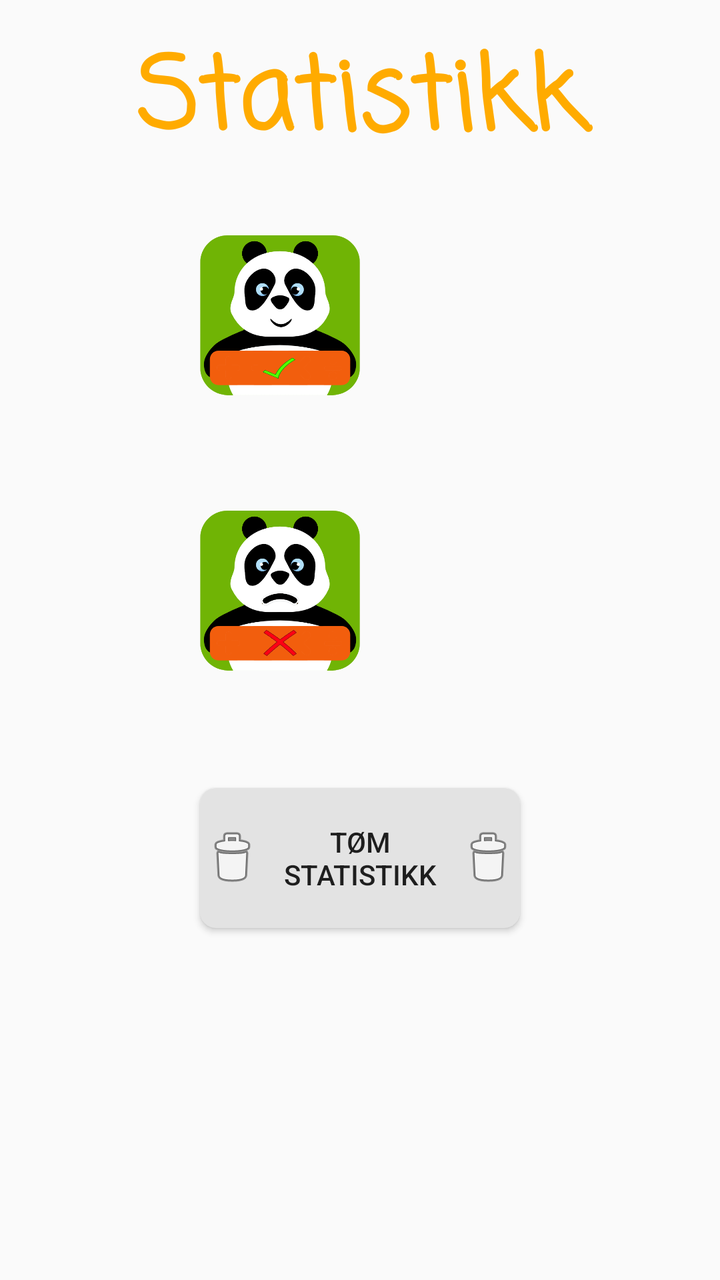
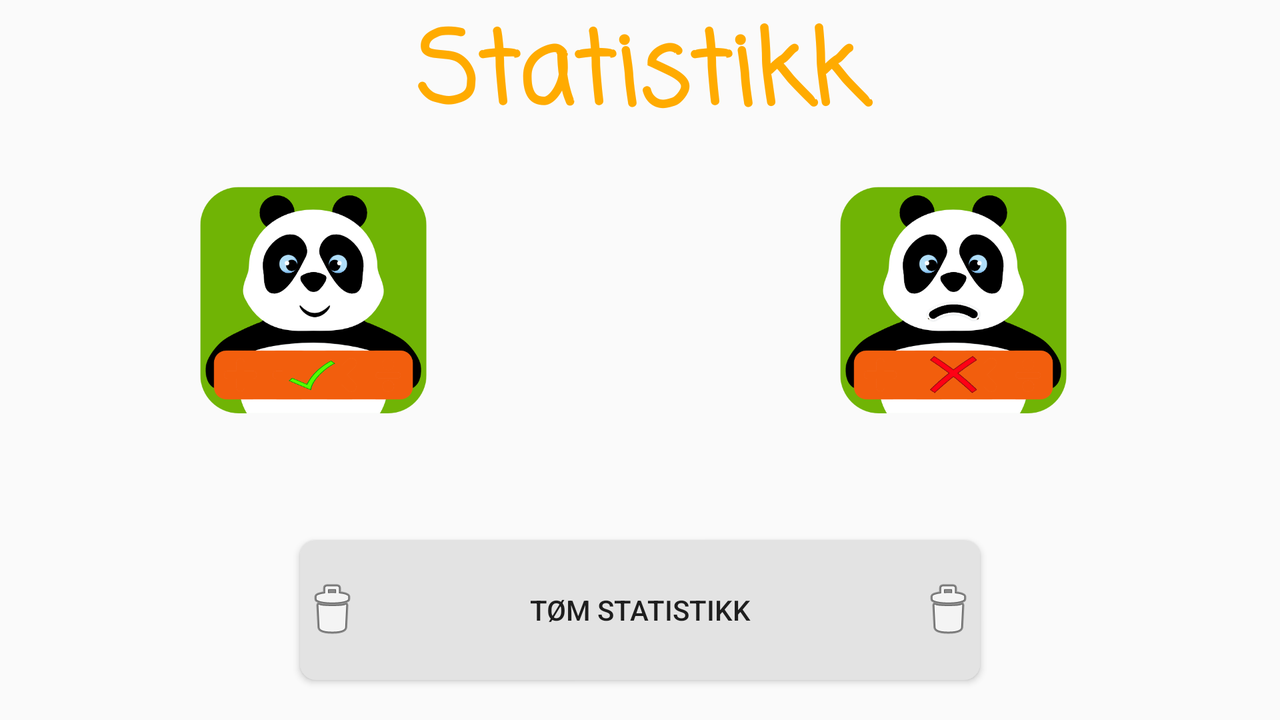

Compare how this app lays out the same screen by default and in its alternative resource folder. The renders come first, then the two layout files and the values they reference.
<!-- AndroidManifest.xml: application theme AppTheme -->
<!-- res/layout/activity_statistikk.xml -->
<?xml version="1.0" encoding="utf-8"?>
<LinearLayout xmlns:android="http://schemas.android.com/apk/res/android"
    xmlns:app="http://schemas.android.com/apk/res-auto"
    android:layout_width="match_parent"
    android:layout_height="match_parent"
    android:orientation="vertical"
    android:background="@drawable/bakgrunn"
    android:weightSum="9"
    android:layout_alignParentBottom="true"
    android:baselineAligned="false">



    <TextView
        android:id="@+id/statTxt"
        android:layout_width="match_parent"
        android:layout_height="0dp"
        android:textColor="#FFAB00"
        android:fontFamily="casual"
        android:layout_marginTop="20dp"
        android:text="@string/statistikk"
        android:textSize="50sp"
        android:textStyle="bold"
        android:gravity="center|bottom"
        android:layout_weight="1" />



    <LinearLayout
        android:layout_width="match_parent"
        android:layout_height="0dp"
        android:orientation="horizontal"
        android:layout_weight="2"
        android:weightSum="2">


        <ImageView
            android:id="@+id/riktigStat"
            android:layout_width="0dp"
            android:layout_height="wrap_content"
            android:layout_weight="1"
            app:srcCompat="@drawable/riktig"
            android:gravity="right"
            android:paddingTop="10dp"
            android:paddingBottom="10dp"
            android:paddingLeft="100dp" />

        <TextView
            android:id="@+id/riktigStatTxt"
            android:layout_width="0dp"
            android:layout_height="match_parent"
            android:gravity="center|left"
            android:paddingLeft="10dp"
            android:textSize="40sp"
            android:textStyle="bold"
            android:shadowColor="#000000"
            android:shadowDx="1.5"
            android:shadowDy="1.3"
            android:shadowRadius="1.6"
            android:textColor="#FFAB00"
            android:layout_weight="1" />

    </LinearLayout>

    <LinearLayout
        android:layout_width="match_parent"
        android:layout_height="0dp"
        android:orientation="horizontal"
        android:layout_weight="2"
        android:weightSum="2">


        <ImageView
            android:id="@+id/feilStat"
            android:layout_width="0dp"
            android:layout_height="match_parent"
            android:layout_weight="1"
            app:srcCompat="@drawable/feil"
            android:gravity="right"

            android:paddingLeft="100dp" />

        <TextView
            android:id="@+id/feilStatTxt"
            android:layout_width="0dp"
            android:layout_height="match_parent"
            android:gravity="center|left"
            android:paddingLeft="10dp"
            android:textSize="40sp"
            android:textStyle="bold"
            android:shadowColor="#000000"
            android:shadowDx="1.5"
            android:shadowDy="1.3"
            android:shadowRadius="1.6"
            android:textColor="#FFAB00"
            android:layout_weight="1" />

    </LinearLayout>


    <LinearLayout
        android:layout_width="match_parent"
        android:layout_height="0dp"
        android:orientation="vertical"
        android:layout_weight="4">

        <Button
            android:id="@+id/slettStatBtn"
            android:layout_width="match_parent"
            android:layout_height="70dp"
            android:layout_gravity="center"
            android:layout_marginHorizontal="100dp"
            android:layout_marginTop="30dp"
            android:background="@drawable/main_btn_grey"
            android:drawableLeft="@android:drawable/ic_menu_delete"
            android:drawableRight="@android:drawable/ic_menu_delete"
            android:text="@string/slett" />

    </LinearLayout>




</LinearLayout>
<!-- resources referenced by this layout -->
<resources>
  <!-- drawable feil: png bitmap (drawable, 41317 bytes) -->
  <!-- drawable main_btn_grey (drawable) -->
  <?xml version="1.0" encoding="utf-8"?>
  <shape xmlns:android="http://schemas.android.com/apk/res/android"
      android:shape="rectangle">
      <solid android:color="@color/ColorGrey"/>
      <corners android:radius="8dp"/>
  </shape>
  <!-- drawable riktig: png bitmap (drawable, 34933 bytes) -->
  <string name="slett">Tøm Statistikk</string>
  <string name="statistikk">Statistikk</string>
  <style name="AppTheme" parent="Theme.AppCompat.Light.NoActionBar">
          
          <item name="colorPrimary">@color/colorPrimary</item>
          <item name="colorPrimaryDark">@color/colorPrimaryDark</item>
          <item name="colorAccent">@color/colorAccent</item>
      </style>
  <color name="ColorGrey">#E3E3E3</color>
  <color name="colorPrimary">#008577</color>
  <color name="colorPrimaryDark">#00574B</color>
  <color name="colorAccent">#D81B60</color>
</resources>
<!-- res/layout-land/activity_statistikk.xml (the repository's variant of the layout above) -->
<!-- drawn on the phone turned sideways -->
<?xml version="1.0" encoding="utf-8"?>
<LinearLayout xmlns:android="http://schemas.android.com/apk/res/android"
    xmlns:app="http://schemas.android.com/apk/res-auto"
    android:layout_width="match_parent"
    android:layout_height="match_parent"
    android:orientation="vertical"
    android:background="@drawable/bakgrunn"
    android:weightSum="6"
    android:layout_alignParentBottom="true"
    android:baselineAligned="false">



    <TextView
        android:id="@+id/statTxt"
        android:layout_width="match_parent"
        android:layout_height="0dp"
        android:textColor="#FFAB00"
        android:fontFamily="casual"
        android:text="@string/statistikk"
        android:textSize="50sp"
        android:textStyle="bold"
        android:gravity="top|center"
        android:layout_weight="1" />


    <LinearLayout
        android:layout_width="match_parent"
        android:layout_height="0dp"
        android:layout_weight="3"
        android:orientation="horizontal"
        android:weightSum="6">


        <ImageView
            android:id="@+id/riktigStat"
            android:layout_width="0dp"
            android:layout_height="wrap_content"
            android:layout_weight="2"
            android:gravity="right"
            android:paddingLeft="100dp"
            android:paddingTop="10dp"
            android:paddingBottom="10dp"
            app:srcCompat="@drawable/riktig" />

        <TextView
            android:id="@+id/riktigStatTxt"
            android:layout_width="0dp"
            android:layout_height="match_parent"
            android:layout_weight="1"
            android:gravity="center|left"
            android:paddingLeft="10dp"
            android:shadowColor="#000000"
            android:shadowDx="1.5"
            android:shadowDy="1.3"
            android:shadowRadius="1.6"
            android:textColor="#FFAB00"
            android:textSize="40sp"
            android:textStyle="bold" />

        <ImageView
            android:id="@+id/feilStat"
            android:layout_width="0dp"
            android:layout_height="match_parent"
            android:layout_weight="2"
            android:gravity="right"
            android:paddingLeft="100dp"

            app:srcCompat="@drawable/feil" />

        <TextView
            android:id="@+id/feilStatTxt"
            android:layout_width="0dp"
            android:layout_height="match_parent"
            android:layout_weight="1"
            android:gravity="center|left"
            android:paddingLeft="10dp"
            android:shadowColor="#000000"
            android:shadowDx="1.5"
            android:shadowDy="1.3"
            android:shadowRadius="1.6"
            android:textColor="#FFAB00"
            android:textSize="40sp"
            android:textStyle="bold" />

    </LinearLayout>


    <LinearLayout
        android:layout_width="match_parent"
        android:layout_height="0dp"
        android:layout_weight="2"
        android:orientation="vertical">

        <Button
            android:id="@+id/slettStatBtn"
            android:layout_width="match_parent"
            android:layout_height="70dp"
            android:layout_gravity="center"
            android:layout_marginHorizontal="150dp"
            android:layout_marginTop="30dp"
            android:background="@drawable/main_btn_grey"
            android:drawableLeft="@android:drawable/ic_menu_delete"
            android:drawableRight="@android:drawable/ic_menu_delete"
            android:text="@string/slett" />

    </LinearLayout>




</LinearLayout>
